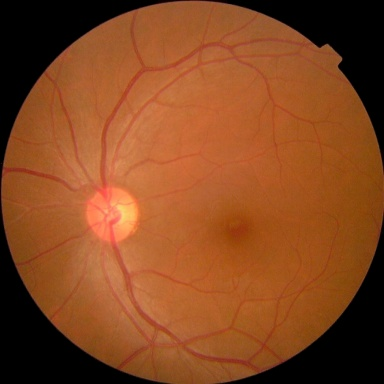
%> input picture data/aptos/images/s00r00000/s00r00000.jpg, 384 x 384 px
$ octave --eval "result = extract_landmarks(imread('../data/aptos/images/s00r00000/s00r00000.jpg'));"   (GNU Octave 9; MATLAB toolbox functions it lacks are replaced by stand-ins)
%> lines starting %> are read from the running program, lines starting %| are printed output that depends on the picture; in (x1, y1, x2, y2) boxes, pixels count from 0 and x2, y2 are one past the last pixel; in counts of white or black regions, pixels touching at a corner belong together; the program's own positions count from 1
function [od_mask, fovea_loc, od_center, od_radius, fovea_mask] = extract_landmarks(I, target_res)
    % EXTRACT_LANDMARKS Locates the Optic Disc (OD) and Fovea in a retinal fundus image.
    % Inputs:
    %   I          - RGB Fundus image (uint8, default 512x512)
    %   target_res - Target resolution (default: 512)
    % Outputs:
    %   od_mask    - Binary mask of the optic disc
    %   fovea_loc  - [x, y] coordinates of the fovea
    %   od_center  - [x, y] coordinates of the optic disc center
    %   od_radius  - Estimated OD radius in pixels
    %   fovea_mask - Binary mask of fovea exclusion zone

    if nargin < 2
        target_res = 512;
    end

    [imgH, imgW, ~] = size(I);
%> imgH = 384; imgW = 384
    if imgH ~= target_res || imgW ~= target_res
        I = imresize(I, [target_res, target_res]);
        [imgH, imgW, ~] = size(I);
%> imgH = 512; imgW = 512
    end

    scale_factor = target_res / 384.0;

    % --- 1. Optic Disc Detection ---
    % Red channel isolates OD best (vessels are dark in red)
    I_red = I(:,:,1);

    % Morphological closing erases remaining dark vessels
    close_r = max(1, round(15 * scale_factor));
    se_close = strel('disk', close_r);
    I_red_closed = imclose(I_red, se_close);

    % Heavy Gaussian blur forces max to align with true disc center
    blur_sigma = max(1, round(20 * scale_factor));
    I_blur = imgaussfilt(double(I_red_closed), blur_sigma);

    % Mask out non-retinal background pixels
    retina_mask = I_red > 20;
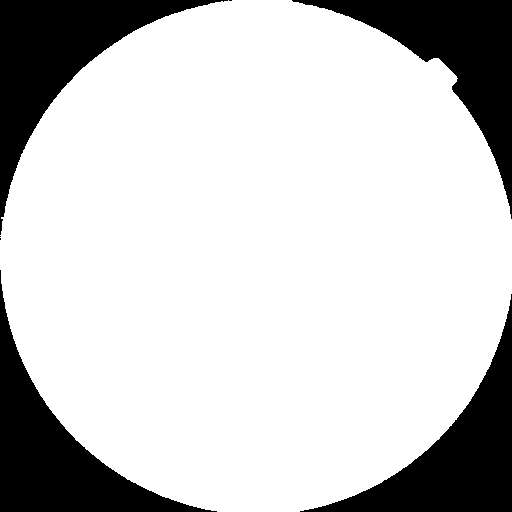
%> retina_mask: size 512x512 logical; 79.3% white; 7 black regions (3 under 20 px), largest, box (x1, y1, x2, y2) and area: (0, 0, 228, 235) 14186, (0, 270, 217, 512) 13680, (292, 0, 512, 219) 13186, (300, 294, 512, 512) 13136
    I_blur(~retina_mask) = 0;
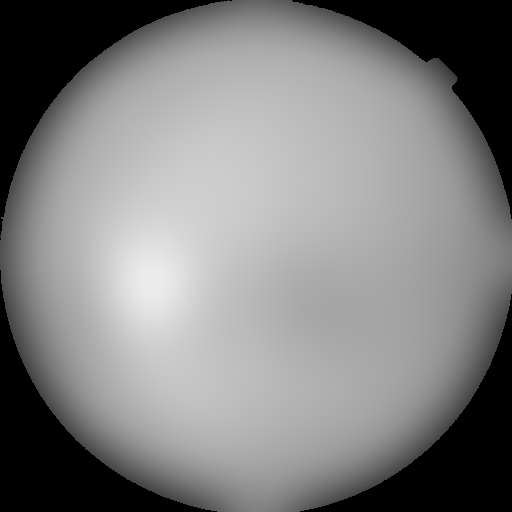
%> I_blur: size 512x512 double; min 0, max 237.1, mean 129.3

    % Find center: maximum intensity of heavily blurred red channel
    [~, max_idx] = max(I_blur(:));
%> max_idx = 78106
    [od_y, od_x] = ind2sub([imgH, imgW], max_idx);
%> od_y = 282; od_x = 153
    od_center = [od_x, od_y];
%> od_center = [153 282]

    % --- Adaptive Radius via Radial Intensity Profiling ---
    r_min = max(5, round(15 * scale_factor));
    r_max = round(60 * scale_factor);
    radii = r_min:2:r_max;
    mean_intensities = zeros(size(radii));
    angles = linspace(0, 2*pi, 60);

    for k = 1:length(radii)
        r = radii(k);
        xs = round(od_x + r * cos(angles));
        ys = round(od_y + r * sin(angles));

        valid = (xs >= 1) & (xs <= imgW) & (ys >= 1) & (ys <= imgH);
        xs = xs(valid);
        ys = ys(valid);

        if isempty(xs)
            mean_intensities(k) = 0;
            continue;
        end

        lin_idx = sub2ind([imgH, imgW], ys, xs);
        vals = double(I_red_closed(lin_idx));
        ret_valid = retina_mask(lin_idx);
        vals = vals(ret_valid);

        if ~isempty(vals)
            mean_intensities(k) = mean(vals);
        else
            mean_intensities(k) = 0;
        end
    end
%> after the loop, mean_intensities = 31 values, max 255 at index 1, min 192.8 at index 31, mean 215.1

    % Boundary is where intensity drops sharpest (minimum gradient)
    if length(mean_intensities) >= 3
        grad = gradient(mean_intensities);
%> grad = 31 values, max 0 at index 1, min -7.83 at index 10, mean -2.02
        [~, min_g_idx] = min(grad);
%> min_g_idx = 10
        od_radius = radii(min_g_idx);
%> od_radius = 38
    else
        od_radius = round(35 * scale_factor);
    end

    % Clamp to plausible clinical bounds
    od_radius = max(round(20 * scale_factor), min(round(55 * scale_factor), od_radius));

    % Construct OD binary mask
    [X, Y] = meshgrid(1:imgW, 1:imgH);
    dist_from_center = sqrt((X - od_center(1)).^2 + (Y - od_center(2)).^2);
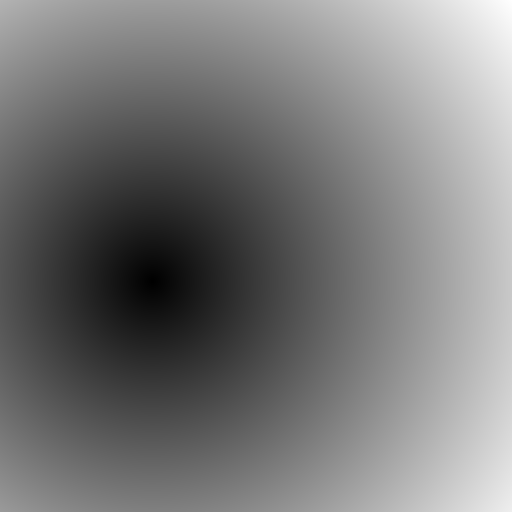
%> dist_from_center: size 512x512 double; min 0, max 455.9, mean 215.3; drawn with min black and max white
    od_mask = dist_from_center <= od_radius;
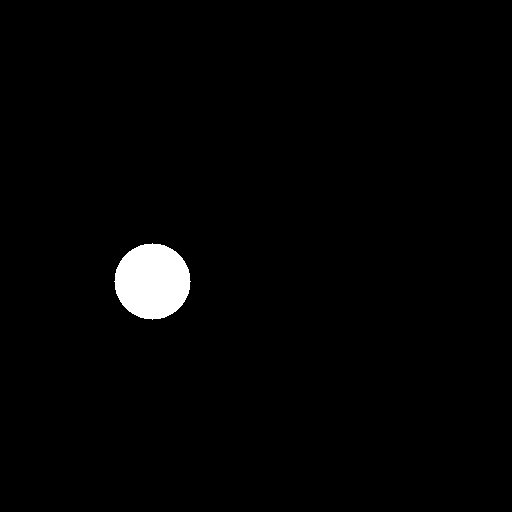
%> od_mask: size 512x512 logical; 1.7% white; 1 white region, box (x1, y1, x2, y2) and area: (114, 243, 191, 320) 4513

    % --- 2. Fovea Localization ---
    % Fovea is the darkest region ~2.5 OD diameters away from OD center
    od_diameter = od_radius * 2;
%> od_diameter = 76
    if od_center(1) < (imgW / 2)
        % Right eye (OD on left side): fovea is to the right
        fovea_search_x = od_center(1) + round(2.5 * od_diameter);
%> fovea_search_x = 343
    else
        % Left eye (OD on right side): fovea is to the left
        fovea_search_x = od_center(1) - round(2.5 * od_diameter);
    end
    fovea_search_y = od_center(2);
%> fovea_search_y = 282

    search_radius = round(1.0 * od_diameter);
%> search_radius = 76
    x_min = max(1, round(fovea_search_x - search_radius));
%> x_min = 267
    x_max = min(imgW, round(fovea_search_x + search_radius));
%> x_max = 419
    y_min = max(1, round(fovea_search_y - search_radius));
%> y_min = 206
    y_max = min(imgH, round(fovea_search_y + search_radius));
%> y_max = 358

    % Use green channel for fovea (darkest retinal pigment center)
    I_green = I(:,:,2);
    I_g_blur = imgaussfilt(double(I_green), max(1, round(5 * scale_factor)));

    roi = I_g_blur(y_min:y_max, x_min:x_max);
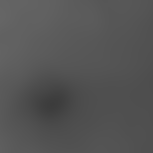
%> roi: size 153x153 double; min 60.74, max 102, mean 84.7
    if ~isempty(roi)
        [~, min_idx] = min(roi(:));
%> min_idx = 8061
        [roi_y, roi_x] = ind2sub(size(roi), min_idx);
%> roi_y = 105; roi_x = 53
        fovea_loc = [x_min + roi_x - 1, y_min + roi_y - 1];
%> fovea_loc = [319 310]
    else
        fovea_loc = [round(imgW / 2), round(imgH / 2)];
    end

    % Fovea exclusion zone mask (~80px radius at 512px)
    fovea_excl_r = max(1, round(60 * scale_factor));
    dist_from_fovea = sqrt((X - fovea_loc(1)).^2 + (Y - fovea_loc(2)).^2);
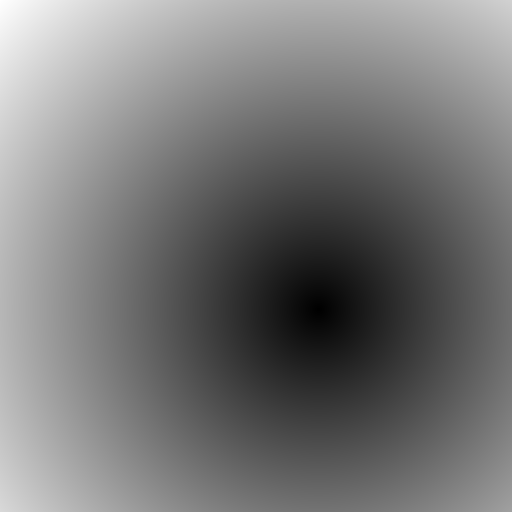
%> dist_from_fovea: size 512x512 double; min 0, max 443.4, mean 207.5; drawn with min black and max white
    fovea_mask = dist_from_fovea <= fovea_excl_r;
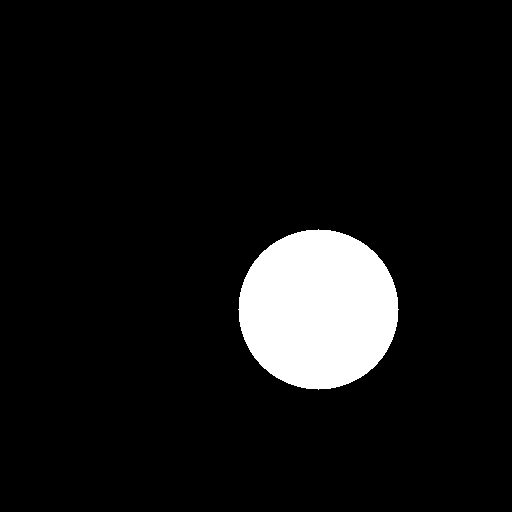
%> fovea_mask: size 512x512 logical; 7.7% white; 1 white region, box (x1, y1, x2, y2) and area: (238, 229, 399, 390) 20081
end
